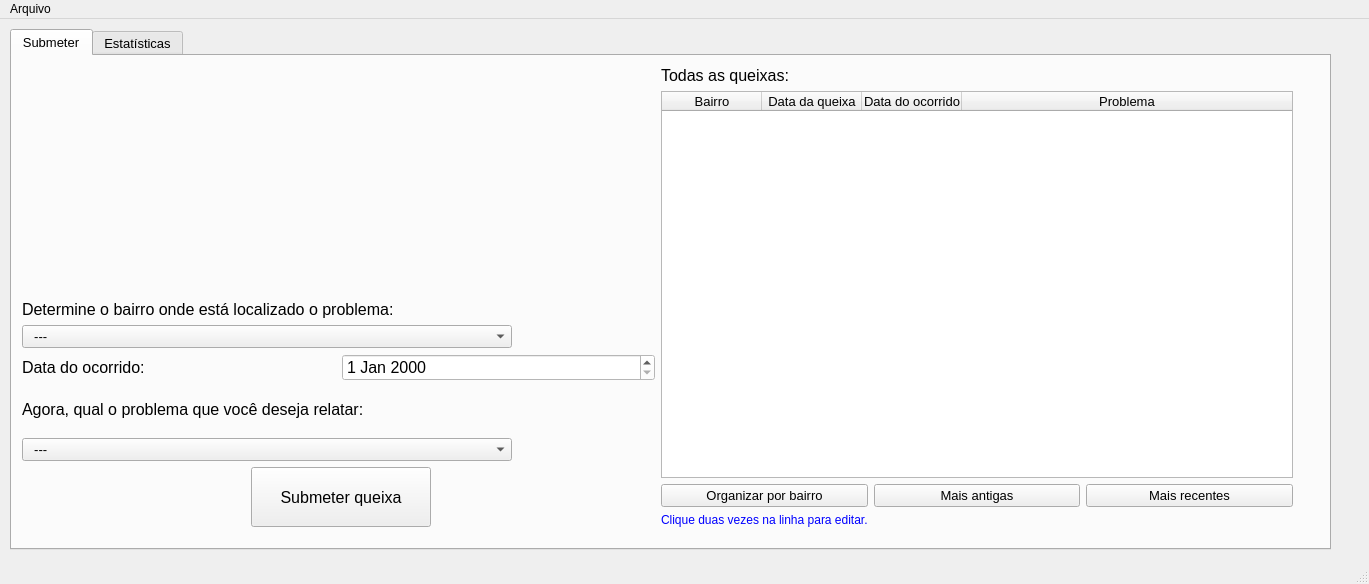
<?xml version="1.0" encoding="UTF-8"?>
<ui version="4.0">
 <class>MainWindow</class>
 <widget class="QMainWindow" name="MainWindow">
  <property name="geometry">
   <rect>
    <x>0</x>
    <y>0</y>
    <width>1369</width>
    <height>584</height>
   </rect>
  </property>
  <property name="windowTitle">
   <string>MainWindow</string>
  </property>
  <property name="toolTip">
   <string>&lt;html&gt;&lt;head/&gt;&lt;body&gt;&lt;p align=&quot;center&quot;&gt;&lt;br/&gt;&lt;/p&gt;&lt;/body&gt;&lt;/html&gt;</string>
  </property>
  <property name="styleSheet">
   <string notr="true"/>
  </property>
  <widget class="QWidget" name="centralwidget">
   <widget class="QTabWidget" name="tabWidget">
    <property name="geometry">
     <rect>
      <x>10</x>
      <y>10</y>
      <width>1321</width>
      <height>521</height>
     </rect>
    </property>
    <property name="font">
     <font>
      <pointsize>10</pointsize>
     </font>
    </property>
    <property name="currentIndex">
     <number>0</number>
    </property>
    <widget class="QWidget" name="tab">
     <attribute name="title">
      <string>Submeter</string>
     </attribute>
     <widget class="QWidget" name="layoutWidget_2">
      <property name="geometry">
       <rect>
        <x>10</x>
        <y>10</y>
        <width>1271</width>
        <height>461</height>
       </rect>
      </property>
      <layout class="QHBoxLayout" name="horizontalLayout_3">
       <item>
        <layout class="QVBoxLayout" name="verticalLayout_4">
         <item>
          <widget class="QLabel" name="label_9">
           <property name="styleSheet">
            <string notr="true">image: url(:/imagens/noname.png);</string>
           </property>
           <property name="text">
            <string/>
           </property>
          </widget>
         </item>
         <item>
          <layout class="QVBoxLayout" name="verticalLayout_3">
           <item>
            <layout class="QVBoxLayout" name="verticalLayout">
             <item>
              <layout class="QVBoxLayout" name="verticalLayout_2">
               <item>
                <widget class="QLabel" name="label_3">
                 <property name="font">
                  <font>
                   <pointsize>12</pointsize>
                  </font>
                 </property>
                 <property name="text">
                  <string>Determine o bairro onde está localizado o problema:</string>
                 </property>
                </widget>
               </item>
               <item>
                <widget class="QComboBox" name="BoxBairro">
                 <property name="minimumSize">
                  <size>
                   <width>490</width>
                   <height>0</height>
                  </size>
                 </property>
                 <property name="maximumSize">
                  <size>
                   <width>490</width>
                   <height>16777215</height>
                  </size>
                 </property>
                 <property name="font">
                  <font>
                   <pointsize>10</pointsize>
                  </font>
                 </property>
                 <property name="styleSheet">
                  <string notr="true"/>
                 </property>
                 <item>
                  <property name="text">
                   <string>  ---</string>
                  </property>
                 </item>
                 <item>
                  <property name="text">
                   <string>Agua Fria</string>
                  </property>
                 </item>
                 <item>
                  <property name="text">
                   <string>Altiplano</string>
                  </property>
                 </item>
                 <item>
                  <property name="text">
                   <string>Alto do Mateus</string>
                  </property>
                 </item>
                 <item>
                  <property name="text">
                   <string>Bairro das Indústrias</string>
                  </property>
                 </item>
                 <item>
                  <property name="text">
                   <string>Bairro dos Estados</string>
                  </property>
                 </item>
                 <item>
                  <property name="text">
                   <string>Bancários</string>
                  </property>
                 </item>
                 <item>
                  <property name="text">
                   <string>Bessa</string>
                  </property>
                 </item>
                 <item>
                  <property name="text">
                   <string>Brisamar</string>
                  </property>
                 </item>
                 <item>
                  <property name="text">
                   <string>Cabo Branco</string>
                  </property>
                 </item>
                 <item>
                  <property name="text">
                   <string>Castelo Branco</string>
                  </property>
                 </item>
                 <item>
                  <property name="text">
                   <string>Centro</string>
                  </property>
                 </item>
                 <item>
                  <property name="text">
                   <string>Colinas do Sul</string>
                  </property>
                 </item>
                 <item>
                  <property name="text">
                   <string>Cristo Redentor</string>
                  </property>
                 </item>
                 <item>
                  <property name="text">
                   <string>Cruz das Armas</string>
                  </property>
                 </item>
                 <item>
                  <property name="text">
                   <string>Ernesto Geisel</string>
                  </property>
                 </item>
                 <item>
                  <property name="text">
                   <string>Funcionários</string>
                  </property>
                 </item>
                 <item>
                  <property name="text">
                   <string>Grotão</string>
                  </property>
                 </item>
                 <item>
                  <property name="text">
                   <string>Jaguaribe</string>
                  </property>
                 </item>
                 <item>
                  <property name="text">
                   <string>José Américo</string>
                  </property>
                 </item>
                 <item>
                  <property name="text">
                   <string>Manaíra</string>
                  </property>
                 </item>
                 <item>
                  <property name="text">
                   <string>Mangabeira</string>
                  </property>
                 </item>
                 <item>
                  <property name="text">
                   <string>Miramar</string>
                  </property>
                 </item>
                 <item>
                  <property name="text">
                   <string>Penha</string>
                  </property>
                 </item>
                 <item>
                  <property name="text">
                   <string>Portal do Sol</string>
                  </property>
                 </item>
                 <item>
                  <property name="text">
                   <string>Quadramares</string>
                  </property>
                 </item>
                 <item>
                  <property name="text">
                   <string>Rangel</string>
                  </property>
                 </item>
                 <item>
                  <property name="text">
                   <string>Róger</string>
                  </property>
                 </item>
                 <item>
                  <property name="text">
                   <string>São José</string>
                  </property>
                 </item>
                 <item>
                  <property name="text">
                   <string>Tambaú</string>
                  </property>
                 </item>
                 <item>
                  <property name="text">
                   <string>Tambauzinho</string>
                  </property>
                 </item>
                 <item>
                  <property name="text">
                   <string>Torre</string>
                  </property>
                 </item>
                 <item>
                  <property name="text">
                   <string>Valentina Figueiredo</string>
                  </property>
                 </item>
                </widget>
               </item>
               <item>
                <layout class="QHBoxLayout" name="horizontalLayout">
                 <item>
                  <widget class="QLabel" name="label_5">
                   <property name="font">
                    <font>
                     <pointsize>12</pointsize>
                     <weight>50</weight>
                     <bold>false</bold>
                    </font>
                   </property>
                   <property name="styleSheet">
                    <string notr="true"/>
                   </property>
                   <property name="text">
                    <string>Data do ocorrido: </string>
                   </property>
                  </widget>
                 </item>
                 <item>
                  <widget class="QDateEdit" name="inputDataOcorrido">
                   <property name="font">
                    <font>
                     <pointsize>12</pointsize>
                    </font>
                   </property>
                   <property name="styleSheet">
                    <string notr="true">background-color: rgb(255, 255, 255);</string>
                   </property>
                  </widget>
                 </item>
                </layout>
               </item>
              </layout>
             </item>
             <item>
              <widget class="QLabel" name="label_12">
               <property name="font">
                <font>
                 <pointsize>12</pointsize>
                </font>
               </property>
               <property name="text">
                <string>Agora, qual o problema que você deseja relatar:</string>
               </property>
              </widget>
             </item>
             <item>
              <widget class="QComboBox" name="boxProblema">
               <property name="minimumSize">
                <size>
                 <width>490</width>
                 <height>0</height>
                </size>
               </property>
               <property name="maximumSize">
                <size>
                 <width>490</width>
                 <height>16777215</height>
                </size>
               </property>
               <item>
                <property name="text">
                 <string>  ---</string>
                </property>
               </item>
               <item>
                <property name="text">
                 <string>Alto índice de poluição nas ruas</string>
                </property>
               </item>
               <item>
                <property name="text">
                 <string>Obras abandonadas</string>
                </property>
               </item>
               <item>
                <property name="text">
                 <string>Pouca sinalização (semáforos, placas, etc)</string>
                </property>
               </item>
               <item>
                <property name="text">
                 <string>Problemas elétricos (fios caídos, falta de energia recorrente, etc)</string>
                </property>
               </item>
               <item>
                <property name="text">
                 <string>Problemas sanitários (vazamentos de esgoto, falta d'água, etc)</string>
                </property>
               </item>
               <item>
                <property name="text">
                 <string>Vias obstruídas (buracos, árvores obstruindo, etc)</string>
                </property>
               </item>
               <item>
                <property name="text">
                 <string>Outro</string>
                </property>
               </item>
              </widget>
             </item>
            </layout>
           </item>
           <item>
            <layout class="QHBoxLayout" name="horizontalLayout_9">
             <item>
              <spacer name="horizontalSpacer">
               <property name="orientation">
                <enum>Qt::Horizontal</enum>
               </property>
               <property name="sizeHint" stdset="0">
                <size>
                 <width>229</width>
                 <height>57</height>
                </size>
               </property>
              </spacer>
             </item>
             <item>
              <widget class="QPushButton" name="pushButtonCadastrar">
               <property name="enabled">
                <bool>true</bool>
               </property>
               <property name="minimumSize">
                <size>
                 <width>180</width>
                 <height>60</height>
                </size>
               </property>
               <property name="font">
                <font>
                 <pointsize>12</pointsize>
                </font>
               </property>
               <property name="styleSheet">
                <string notr="true"/>
               </property>
               <property name="text">
                <string>Submeter queixa</string>
               </property>
               <property name="iconSize">
                <size>
                 <width>20</width>
                 <height>20</height>
                </size>
               </property>
              </widget>
             </item>
             <item>
              <spacer name="horizontalSpacer_2">
               <property name="orientation">
                <enum>Qt::Horizontal</enum>
               </property>
               <property name="sizeHint" stdset="0">
                <size>
                 <width>40</width>
                 <height>20</height>
                </size>
               </property>
              </spacer>
             </item>
            </layout>
           </item>
          </layout>
         </item>
        </layout>
       </item>
       <item>
        <layout class="QVBoxLayout" name="verticalLayout_10">
         <item>
          <layout class="QVBoxLayout" name="verticalLayout_7">
           <item>
            <widget class="QLabel" name="label_11">
             <property name="font">
              <font>
               <pointsize>12</pointsize>
              </font>
             </property>
             <property name="text">
              <string>Todas as queixas:</string>
             </property>
            </widget>
           </item>
           <item>
            <widget class="QTableWidget" name="tabelaGeral">
             <property name="minimumSize">
              <size>
               <width>600</width>
               <height>0</height>
              </size>
             </property>
             <attribute name="horizontalHeaderStretchLastSection">
              <bool>true</bool>
             </attribute>
             <column>
              <property name="text">
               <string>Bairro</string>
              </property>
             </column>
             <column>
              <property name="text">
               <string>Data da queixa</string>
              </property>
             </column>
             <column>
              <property name="text">
               <string>Data do ocorrido</string>
              </property>
             </column>
             <column>
              <property name="text">
               <string>Problema</string>
              </property>
             </column>
            </widget>
           </item>
          </layout>
         </item>
         <item>
          <layout class="QHBoxLayout" name="horizontalLayout_2">
           <item>
            <widget class="QPushButton" name="btnOrdenarPorBairro">
             <property name="text">
              <string>Organizar por bairro</string>
             </property>
            </widget>
           </item>
           <item>
            <widget class="QPushButton" name="btnAntigas">
             <property name="text">
              <string>Mais antigas</string>
             </property>
            </widget>
           </item>
           <item>
            <widget class="QPushButton" name="btnRecentes">
             <property name="text">
              <string>Mais recentes</string>
             </property>
            </widget>
           </item>
          </layout>
         </item>
         <item>
          <widget class="QLabel" name="label_2">
           <property name="styleSheet">
            <string notr="true">color: rgb(0, 0, 255);</string>
           </property>
           <property name="text">
            <string>Clique duas vezes na linha para editar.</string>
           </property>
          </widget>
         </item>
        </layout>
       </item>
      </layout>
     </widget>
    </widget>
    <widget class="QWidget" name="tab_2">
     <attribute name="title">
      <string>Estatísticas</string>
     </attribute>
     <widget class="QWidget" name="layoutWidget">
      <property name="geometry">
       <rect>
        <x>160</x>
        <y>160</y>
        <width>661</width>
        <height>181</height>
       </rect>
      </property>
      <layout class="QVBoxLayout" name="verticalLayout_5">
       <item>
        <layout class="QVBoxLayout" name="verticalLayout_12">
         <item>
          <widget class="QLabel" name="label_4">
           <property name="font">
            <font>
             <pointsize>12</pointsize>
            </font>
           </property>
           <property name="text">
            <string>Bairro com o maior número de incidentes urbanos:</string>
           </property>
          </widget>
         </item>
         <item>
          <widget class="QTableWidget" name="tabelaEstatisticaBairro">
           <property name="font">
            <font>
             <pointsize>10</pointsize>
             <weight>75</weight>
             <bold>true</bold>
            </font>
           </property>
           <property name="styleSheet">
            <string notr="true"/>
           </property>
           <attribute name="horizontalHeaderStretchLastSection">
            <bool>true</bool>
           </attribute>
           <column>
            <property name="text">
             <string>Bairro</string>
            </property>
           </column>
           <column>
            <property name="text">
             <string>Quantidade</string>
            </property>
           </column>
          </widget>
         </item>
        </layout>
       </item>
       <item>
        <layout class="QHBoxLayout" name="horizontalLayout_4">
         <item>
          <widget class="QLabel" name="label">
           <property name="font">
            <font>
             <pointsize>12</pointsize>
            </font>
           </property>
           <property name="text">
            <string>Número de queixas relatadas no total:</string>
           </property>
          </widget>
         </item>
         <item>
          <widget class="QLabel" name="numQueixas">
           <property name="font">
            <font>
             <pointsize>12</pointsize>
            </font>
           </property>
           <property name="styleSheet">
            <string notr="true">color: rgb(0, 0, 255);</string>
           </property>
           <property name="text">
            <string/>
           </property>
          </widget>
         </item>
        </layout>
       </item>
      </layout>
     </widget>
    </widget>
   </widget>
  </widget>
  <widget class="QMenuBar" name="menubar">
   <property name="geometry">
    <rect>
     <x>0</x>
     <y>0</y>
     <width>1369</width>
     <height>26</height>
    </rect>
   </property>
   <widget class="QMenu" name="menuSalvar">
    <property name="title">
     <string>Arquivo</string>
    </property>
    <addaction name="actionSalvar"/>
    <addaction name="actionCarregar"/>
   </widget>
   <addaction name="menuSalvar"/>
  </widget>
  <widget class="QStatusBar" name="statusbar"/>
  <action name="actionSalvar">
   <property name="text">
    <string>Salvar</string>
   </property>
   <property name="shortcut">
    <string>Ctrl+S</string>
   </property>
  </action>
  <action name="actionCarregar">
   <property name="text">
    <string>Carregar</string>
   </property>
   <property name="shortcut">
    <string>Ctrl+L</string>
   </property>
  </action>
 </widget>
 <resources/>
 <connections/>
</ui>
